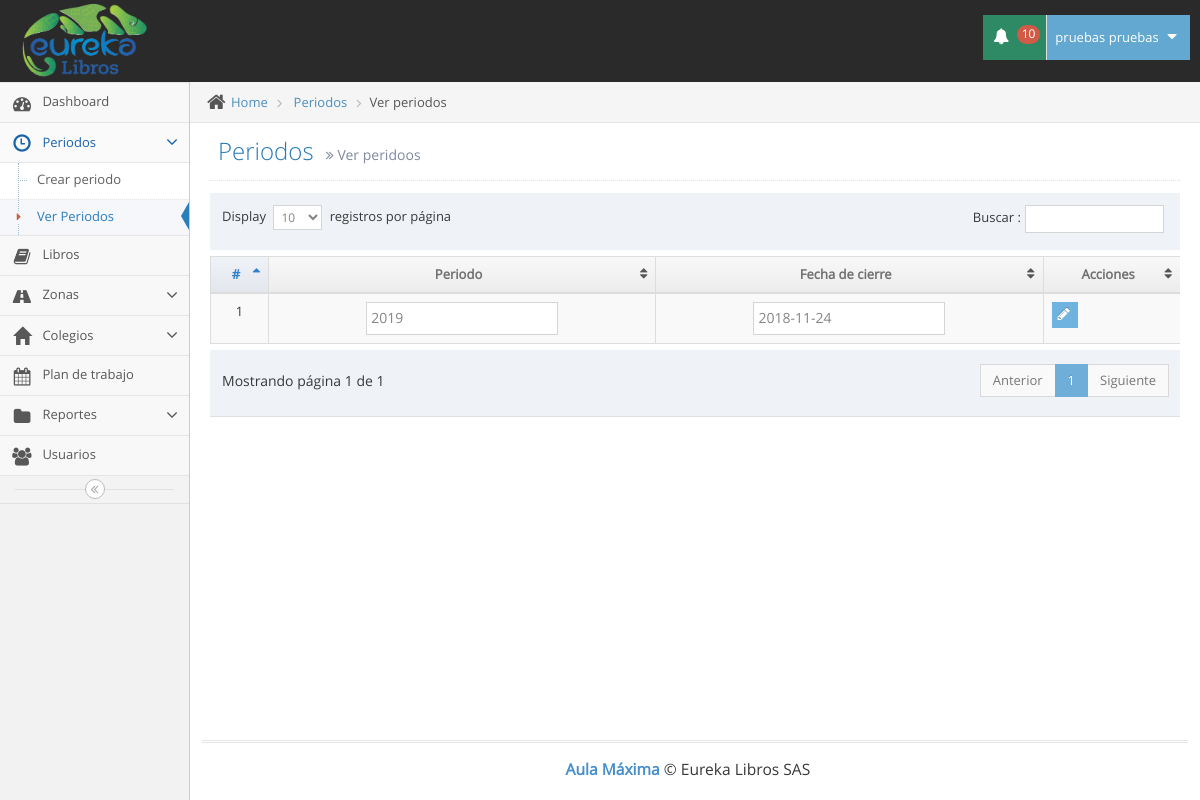
Before: /ver_periodos.php (signed in) with the older database file.
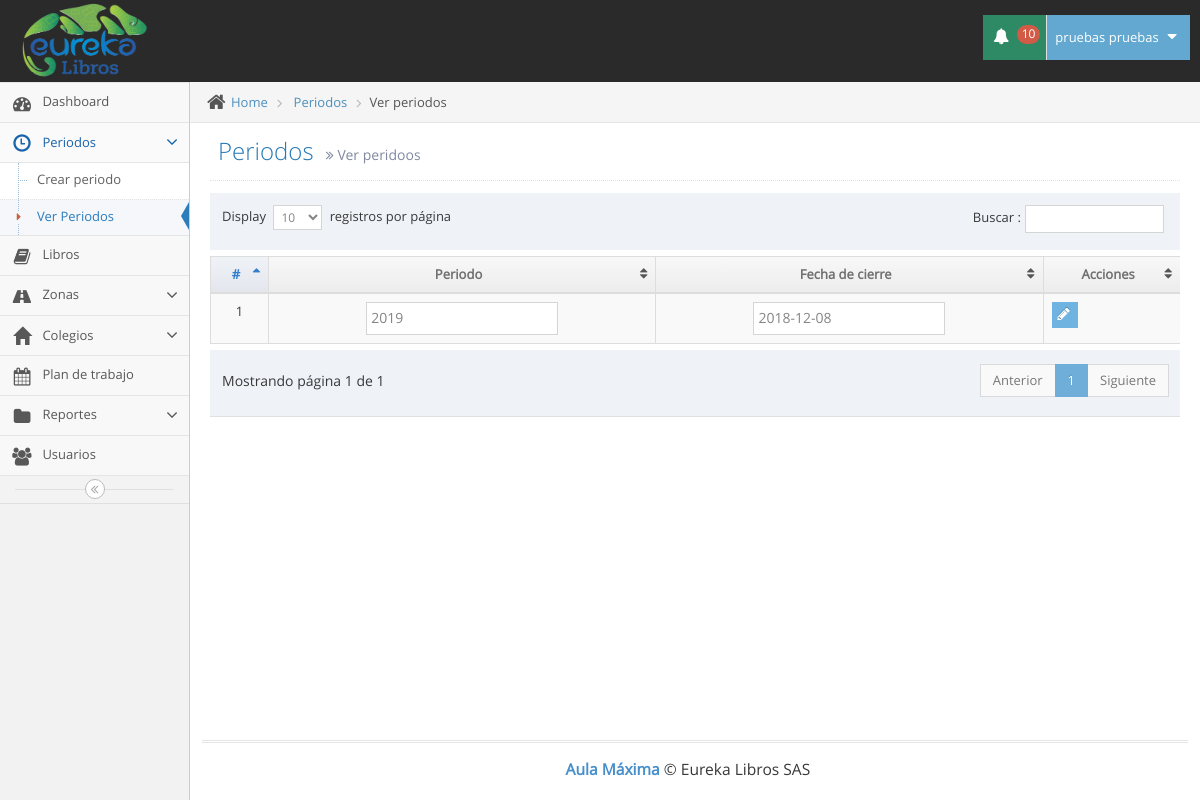
After: the same page with the newer database file.
### tables this page shows
CREATE TABLE `usuarios` (
  `id` int(11) NOT NULL,
  `tipo` int(11) NOT NULL,
  `id_pais` int(11) NOT NULL,
  `cedula` varchar(12) NOT NULL,
  `nombres` varchar(100) NOT NULL,
  `apellidos` varchar(100) NOT NULL,
  `telefono` varchar(12) NOT NULL,
  `direccion` varchar(100) NOT NULL,
  `correo` varchar(100) NOT NULL,
  `clave` varchar(100) NOT NULL,
  `cod_zona` varchar(10) NOT NULL
);

CREATE TABLE `periodos` (
  `id` int(11) NOT NULL,
  `periodo` varchar(6) NOT NULL,
  `f_cierre` date NOT NULL
);

### ver_periodos.php (the view, shortened to what this page needs)
<!DOCTYPE html>
<html lang="es">
	<head>
		<link rel="stylesheet" href="assets/css/bootstrap.min.css" />
		<link rel="stylesheet" href="assets/font-awesome/4.5.0/css/font-awesome.min.css" />
		<link rel="stylesheet" href="assets/css/jquery-ui.min.css" />
		<link rel="stylesheet" href="assets/css/bootstrap-datepicker3.min.css" />
		<link href="assets/js/dataTables/dataTables.bootstrap.css" rel="stylesheet" />
		<link rel="stylesheet" href="assets/css/ace.min.css" class="ace-main-stylesheet" id="main-ace-style" />
		<link rel="stylesheet" href="assets/css/ace-skins.min.css" />
		<link rel="stylesheet" href="assets/css/ace-rtl.min.css" />
	</head>
	<body class="no-skin">
		<?php include("template/nav.php"); ?>
		<div class="main-container ace-save-state" id="main-container">
			<?php include("template/sidebar.php"); ?>
			<div class="main-content">
				<div class="main-content-inner">
					<div class="breadcrumbs ace-save-state" id="breadcrumbs">
						<ul class="breadcrumb">
							<li>
								<i class="ace-icon fa fa-home home-icon"></i>
								<a href="#">Home</a>
							</li>
							<li>
								<a href="#">Periodos</a>
							</li>
							<li class="active">Ver periodos</li>
						</ul>
					</div>
					<div class="page-content">
						<div class="page-header">
							<h1>
								Periodos
								<small>
									<i class="ace-icon fa fa-angle-double-right"></i>
									Ver peridoos
								</small>
							</h1>
						</div>
						<div class="row">
							<div class="col-xs-12">
								<?php
                                include("conexion/bdd.php");
                                	$sql = "SELECT id, periodo, f_cierre FROM periodos";
									$req = $bdd->prepare($sql);
									$req->execute();
									$periodos = $req->fetchAll();
                            ?>
                            <div class="table-responsive">
                                <table class="table table-striped table-bordered table-hover" id="dataTables-example">
                                    <thead>
                                        <tr>
                                            <th class="center">#</th>
                                            <th class="center">Periodo</th>
                                            <th class="center">Fecha de cierre</th>
                                            <th class="center">Acciones</th>
                                        </tr>
                                    </thead>
                                    <tbody>
                                        <?php
                                        	foreach($periodos as $periodo) {
                                                echo'<tr class="odd gradeX">';
                                                echo'<form action="php/modificar_periodos.php" method="POST"><td class="center">'.$periodo["id"].'</td><input type="hidden" name="id_periodo" value="'.$periodo["id"].'">';
                                                 echo'<td class="center"><input type="text" name="periodo" value="'.$periodo["periodo"].'"></td>';
                                                echo'<td class="center"><input type="text" class="date-picker" data-date-format="yyyy-mm-dd" name="f_cierre" value="'.$periodo["f_cierre"].'"></td>';
                                                echo '<td>
														<div class="hidden-sm hidden-xs btn-group">
															<button class="btn btn-xs btn-info">
																<i class="ace-icon fa fa-pencil bigger-120"></i>
															</button>
														</div>
														<div class="hidden-md hidden-lg">
															<div class="inline pos-rel">
																<a class="btn btn-minier btn-primary dropdown-toggle" data-toggle="dropdown" data-position="auto">
																	<i class="ace-icon fa fa-cog icon-only bigger-110"></i>
																</a>
																<ul class="dropdown-menu dropdown-only-icon dropdown-yellow dropdown-menu-right dropdown-caret dropdown-close">
																	<li>
																		<button class="tooltip-success" data-rel="tooltip" title="Edit">
																			<span class="green">
																				<i class="ace-icon fa fa-pencil-square-o bigger-120"></i>
																			</span>
																		</button>
																	</li></form>
																</ul>
															</div>
														</div>
													</td>';
                                            }
                                         ?>
                            </div>
							</div>
						</div>
					</div>
				</div>
			<div class="footer">
				<div class="footer-inner">
					<div class="footer-content">
						<span class="bigger-120">
							<span class="blue bolder">Aula Máxima</span>
							 &copy; Eureka Libros SAS
						</span>
					</div>
				</div>
			</div>
	</body>
</html>

### template/nav.php (shortened to what this page needs)
<div id="navbar" class="navbar navbar-default          ace-save-state">
			<div class="navbar-container ace-save-state" id="navbar-container">
				<div class="navbar-header pull-left">
					<a href="index.php" class="navbar-brand">
						<small>
							<img src="assets/images/logo_eureka.png" alt="" class="" height="80px" width="125px">
						</small>
					</a>
				</div>
				<div class="navbar-buttons navbar-header pull-right" role="navigation">
					<ul class="nav ace-nav">
						<?php
							include("conexion/bdd.php");
							if ($_SESSION["tipo"]==1) {
								$sql_n = "SELECT n.id FROM notificaciones n JOIN tipos_notifi t ON t.id=n.id_tipo_notifi JOIN colegios c ON c.id=n.id_colegio WHERE t.id='1' AND n.visible='1'";
							}
							$req_n = $bdd->prepare($sql_n);
							$req_n->execute();
							$num= $req_n->rowCount();
						?>
						<li class="green dropdown-modal">
							<a data-toggle="dropdown" class="dropdown-toggle" href="#">
								<?php if ($num > 0) { ?>
								<i class="ace-icon fa fa-bell icon-animated-bell"></i>
								<?php }else{ ?>
								<i class="ace-icon fa fa-bell"></i>
								<?php } ?>
								<?php if ($num > 0) { ?>
								<span class="badge badge-important"><?php echo $num; ?></span>
								<?php }?>
							</a>
						</li>
						<li class="light-blue dropdown-modal">
							<a data-toggle="dropdown" href="#" class="dropdown-toggle">
								<?php
									require_once('conexion/bdd.php');
									$sql = "SELECT nombres,apellidos FROM usuarios WHERE id='".$_SESSION['id']."'";
									$req = $bdd->prepare($sql);
									$req->execute();
									$usuario = $req->fetch();
									$nombre_completo=$usuario["nombres"]." ".$usuario["apellidos"];
								?>
									<?php echo $nombre_completo; ?>
								<i class="ace-icon fa fa-caret-down"></i>
							</a>
						</li>
					</ul>
				</div>
			</div>
		</div>

### template/sidebar.php (shortened to what this page needs)
<div id="sidebar" class="sidebar                  responsive                    ace-save-state sidebar-fixed sidebar-scroll">
				<ul class="nav nav-list">
					<li class="inicio">
						<a href="index.php">
							<i class="menu-icon fa fa-tachometer"></i>
							<span class="menu-text"> Dashboard </span>
						</a>
					</li>
					<?php if ( ($_SESSION["tipo"] ==1) ) {?>
					<li class="abrir_periodos">
						<a href="#" class="dropdown-toggle">
							<i class="menu-icon glyphicon glyphicon-time"></i>
							<span class="menu-text"> Periodos </span>
							<b class="arrow fa fa-angle-down"></b>
						</a>
						<ul class="submenu">
							<li class="crear_periodo">
								<a href="crear_periodo.php">
									Crear periodo
								</a>
							</li>
							<li class="ver_periodos">
								<a href="ver_periodos.php">
									<i class="menu-icon fa fa-caret-right"></i>
									Ver Periodos
								</a>
							</li>
						</ul>
						<li class="libros">
								<a href="libros.php">
									<i class="menu-icon fa fa-book"></i>
									<span class="menu-text">
										Libros
									</span>
								</a>
							</li>
					</li>
					<?php } ?>
					<?php if ( ($_SESSION["tipo"] ==1) ) {?>
					<li class="abrir_zonas">
						<a href="#" class="dropdown-toggle">
							<i class="menu-icon fa fa-road"></i>
							<span class="menu-text"> Zonas </span>
							<b class="arrow fa fa-angle-down"></b>
						</a>
					</li>
					<?php } ?>
					<li class="abrir_colegios">
						<a href="#" class="dropdown-toggle">
							<i class="menu-icon glyphicon glyphicon-home"></i>
							<span class="menu-text"> Colegios </span>
							<b class="arrow fa fa-angle-down"></b>
						</a>
					</li>
					<li class="plan_trabajo">
						<a href="calendar.php">
							<i class="menu-icon fa fa-calendar"></i>
							<span class="menu-text">
								Plan de trabajo
							</span>
						</a>
					</li>
					<li class="abrir_reportes">
						<a href="#" class="dropdown-toggle">
							<i class="menu-icon fa fa-folder"></i>
							<span class="menu-text"> Reportes </span>
							<b class="arrow fa fa-angle-down"></b>
						</a>
						</li>
					</ul>
					<?php if ( ($_SESSION["tipo"] ==1) ) {?>
							<li class="usuarios">
								<a href="usuarios.php">
									<i class="menu-icon fa fa-users"></i>
									<span class="menu-text">
										Usuarios
									</span>
								</a>
							</li>
						<?php } ?>
				<div class="sidebar-toggle sidebar-collapse" id="sidebar-collapse">
					<i id="sidebar-toggle-icon" class="ace-icon fa fa-angle-double-left ace-save-state" data-icon1="ace-icon fa fa-angle-double-left" data-icon2="ace-icon fa fa-angle-double-right"></i>
				</div>
			</div>

Changed rows visible on the page:
changed periodos id 1: f_cierre "2018-11-24" → "2018-12-08"
